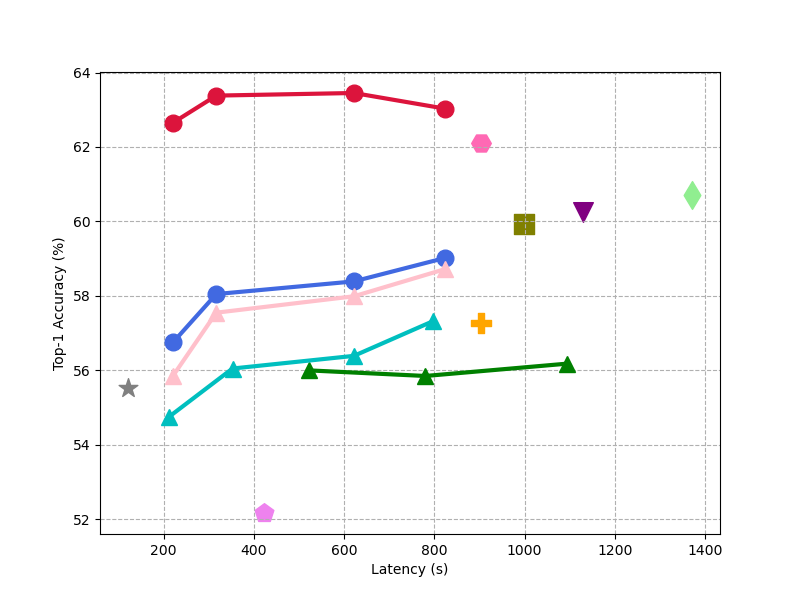

The Python source for this figure:
import matplotlib.pyplot as plt

plt.figure(figsize=(8, 6))

mpcvit_lat = [220.69, 316.77, 621.75, 823.74]
mpcvit_acc = [56.75, 58.05, 58.39, 59.02]  # 93.36(mu=0.9)
plt.plot(mpcvit_lat, mpcvit_acc, marker='o', c='royalblue', linewidth=3, markerfacecolor='royalblue', markersize=12, label='MPCViT w/o KD (ours)')

mpcvit_kd_lat = [220.69, 316.77, 621.75, 823.74]
mpcvit_kd_acc = [62.65, 63.38, 63.45, 63.03]  # 94.26(mu=0.9)
plt.plot(mpcvit_kd_lat, mpcvit_kd_acc, linewidth=3, c='crimson', marker='o', markersize=12, markerfacecolor='crimson', label='MPCViT w/ KD (ours)')

linformer_lat = [522.17, 780.31, 1093.23]
linformer_acc = [56.00, 55.85, 56.18]
# plt.scatter(linformer_lat, linformer_acc, s=200, marker='v', color='green', label='Linformer')
plt.plot(linformer_lat, linformer_acc, linewidth=3, c='green', marker='^', markersize=12, markerfacecolor='green', label='Linformer')

relusoftmax_lat = [1128.39]
relusoftmax_acc = [60.26]
plt.scatter(relusoftmax_lat, relusoftmax_acc, marker='v', s=200, color='purple', label='ReLU Softmax Attention')

scale_lat = [121.57]
scale_acc = [55.54]
plt.scatter(scale_lat, scale_acc, marker='*', s=200, color='grey', label='ScaleAttn')

mpcformer_lat = [903.57]
mpcforer_acc = [57.27]
plt.scatter(mpcformer_lat, mpcforer_acc, marker='P', s=200, color='orange', label='MPCFormer w/o KD')

mpcformer_lat = [903.57]
mpcforer_acc = [62.11]
plt.scatter(mpcformer_lat, mpcforer_acc, marker='H', s=200, color='hotpink', label='MPCFormer w/o KD')

thex_lat = [421.98]
thex_acc = [52.17]
plt.scatter(thex_lat, thex_acc, marker='p', s=200, color='violet', label='THE-X')

softmaxscaling_lat = [997.97]
softmaxscaling_acc = [59.94]
plt.scatter(softmaxscaling_lat, softmaxscaling_acc, marker='s', s=200, color='olive', label='Softmax-ScaleAttn ViT')

softmax_lat = [1370.61]
softmax_acc = [60.71]
plt.scatter(softmax_lat, softmax_acc, marker='d', s=200, color='lightgreen', label='Softmax ViT')

perlayer_lat = [220.69, 316.77, 621.75, 823.74]
perlayer_acc = [55.85, 57.55, 57.99, 58.72]
plt.plot(perlayer_lat, perlayer_acc, linewidth=3, c='pink', marker='^', markersize=12, markerfacecolor='pink', label='MPCViT w/o Per-layer Search')

headnum_lat = [220.69-9, 316.77+36, 621.75, 823.74-27]
headnum_acc = [54.75, 56.05, 56.39, 57.32]
plt.plot(headnum_lat, headnum_acc, linewidth=3, c='c', marker='^', markersize=12, markerfacecolor='c', label='ReLU Softmx ViT with different #Heads')

plt.xlabel('Latency (s)')
plt.ylabel('Top-1 Accuracy (%)')
plt.grid(linestyle='--')
# plt.legend(loc='lower right', prop={'size': 8.2})
plt.show()
plt.savefig('./pareto_tiny.png')